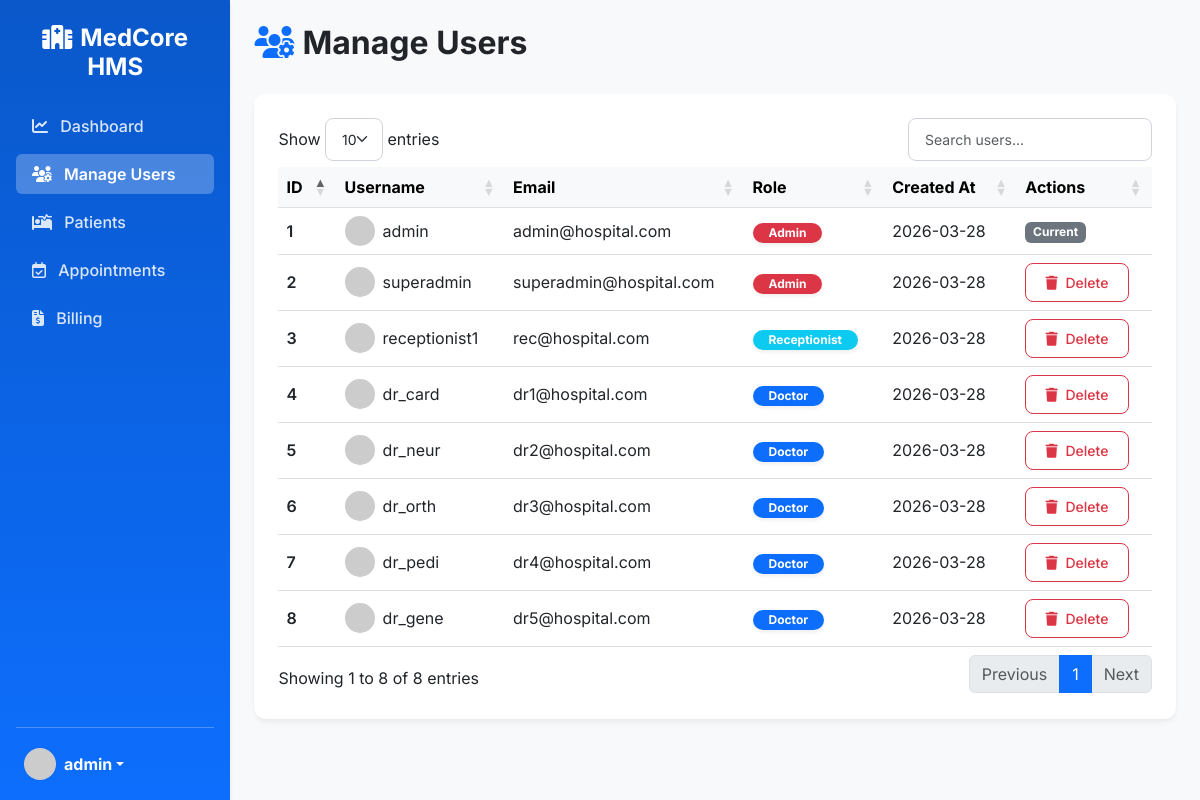
Page /admin/users (signed in) on the committed database.
### app/models.py (models this page shows, shortened)
class User(UserMixin, db.Model):
    __tablename__ = 'users'
    id = db.Column(db.Integer, primary_key=True)
    username = db.Column(db.String(64), unique=True, index=True)
    email = db.Column(db.String(120), unique=True, index=True)
    password_hash = db.Column(db.String(128))
    role = db.Column(db.String(20), nullable=False) # 'admin', 'doctor', 'receptionist'
    created_at = db.Column(db.DateTime, default=datetime.utcnow)
    last_login = db.Column(db.DateTime)
    doctor_profile = db.relationship('Doctor', backref='user', uselist=False, cascade="all, delete-orphan")
    patient_profile = db.relationship('Patient', backref='user', uselist=False, cascade="all, delete-orphan")

### app/blueprints/admin.py (the view)
@admin_bp.route('/users')
@login_required
@role_required(['admin'])
def manage_users():
    users = User.query.all()
    return render_template('admin/users.html', users=users)

### app/models.py (called while the page is built)
@login_manager.user_loader
def load_user(user_id):
    return User.query.get(int(user_id))

### app/templates/admin/users.html (shortened to what this page needs)
{% extends "base.html" %}
{% block content %}
<div class="d-flex justify-content-between align-items-center mb-4">
    <h2 class="fw-bold text-dark"><i class="fa-solid fa-users-gear text-primary me-2"></i>Manage Users</h2>
</div>
<div class="card p-4">
    <div class="table-responsive">
        <table class="table table-hover align-middle datatable">
            <thead class="table-light">
                <tr>
                    <th>ID</th>
                    <th>Username</th>
                    <th>Email</th>
                    <th>Role</th>
                    <th>Created At</th>
                    <th>Actions</th>
                </tr>
            </thead>
            <tbody>
                {% for user in users %}
                <tr>
                    <td class="fw-semibold">{{ user.id }}</td>
                    <td>
                        <div class="d-flex align-items-center">
                            <img src="https://ui-avatars.com/api/?name={{ user.username }}&background=random" class="rounded-circle me-2" width="30">
                            {{ user.username }}
                        </div>
                    </td>
                    <td>{{ user.email }}</td>
                    <td>
                        <span class="badge rounded-pill bg-{% if user.role == 'admin' %}danger{% elif user.role == 'doctor' %}primary{% else %}info{% endif %} px-3 py-1 text-white shadow-sm">
                            {{ user.role.capitalize() }}
                        </span>
                    </td>
                    <td>{{ user.created_at.strftime('%Y-%m-%d') }}</td>
                    <td>
                        {% if user.id != current_user.id %}
                        <form method="POST" action="{{ url_for('admin_bp.delete_user', id=user.id) }}" class="d-inline" onsubmit="return confirm('Are you sure you want to delete this user?');">
                            <button type="submit" class="btn btn-sm btn-outline-danger"><i class="fa-solid fa-trash me-1"></i> Delete</button>
                        </form>
                        {% else %}
                        <span class="badge bg-secondary">Current</span>
                        {% endif %}
                    </td>
                </tr>
                {% endfor %}
            </tbody>
        </table>
    </div>
</div>
{% endblock %}

### app/templates/base.html (shortened to what this page needs)
<!DOCTYPE html>
<html lang="en">
<head>
    <link href="https://cdn.jsdelivr.net/npm/bootstrap@5.3.0/dist/css/bootstrap.min.css" rel="stylesheet">
    <link rel="stylesheet" href="https://cdnjs.cloudflare.com/ajax/libs/font-awesome/6.4.0/css/all.min.css">
    <link rel="stylesheet" href="https://cdn.datatables.net/1.13.4/css/dataTables.bootstrap5.min.css">
    <link rel="stylesheet" href="{{ url_for('static', filename='css/style.css') }}">
</head>
<body class="bg-light">
    <div id="wrapper" class="d-flex">
        {% if current_user.is_authenticated %}
        <nav id="sidebar" class="bg-primary text-white p-3 vh-100 position-sticky top-0 shadow-sm d-flex flex-column">
            <h4 class="mb-4 text-center mt-2 fw-bold text-white"><i class="fa-solid fa-hospital me-2"></i>MedCore HMS</h4>
            <ul class="nav flex-column mb-auto">
                {% if current_user.role == 'admin' %}
                <li class="nav-item mb-2">
                    <a href="{{ url_for('admin_bp.dashboard') }}" class="nav-link text-white sidebar-link rounded {% if request.endpoint == 'admin_bp.dashboard' %}active{% endif %}">
                        <i class="fa-solid fa-chart-line me-2"></i> Dashboard
                    </a>
                </li>
                <li class="nav-item mb-2">
                    <a href="{{ url_for('admin_bp.manage_users') }}" class="nav-link text-white sidebar-link rounded {% if request.endpoint == 'admin_bp.manage_users' %}active{% endif %}">
                        <i class="fa-solid fa-users-gear me-2"></i> Manage Users
                    </a>
                </li>
                {% endif %}
                {% if current_user.role in ['admin', 'doctor', 'receptionist'] %}
                <li class="nav-item mb-2">
                    <a href="{{ url_for('patient_bp.list_patients') }}" class="nav-link text-white sidebar-link rounded {% if 'patient_bp' in request.endpoint %}active{% endif %}">
                        <i class="fa-solid fa-bed-pulse me-2"></i> Patients
                    </a>
                </li>
                <li class="nav-item mb-2">
                    <a href="{{ url_for('appointment_bp.list_appointments') }}" class="nav-link text-white sidebar-link rounded {% if 'appointment_bp' in request.endpoint %}active{% endif %}">
                        <i class="fa-regular fa-calendar-check me-2"></i> Appointments
                    </a>
                </li>
                {% endif %}
                {% if current_user.role in ['admin', 'receptionist'] %}
                <li class="nav-item mb-2">
                    <a href="{{ url_for('billing_bp.list_bills') }}" class="nav-link text-white sidebar-link rounded {% if 'billing_bp' in request.endpoint %}active{% endif %}">
                        <i class="fa-solid fa-file-invoice-dollar me-2"></i> Billing
                    </a>
                </li>
                {% endif %}
            </ul>
            <hr class="mt-auto">
            <div class="dropdown">
                <a href="#" class="d-flex align-items-center text-white text-decoration-none dropdown-toggle px-2 py-1" id="dropdownUser1" data-bs-toggle="dropdown" aria-expanded="false">
                    <img src="https://ui-avatars.com/api/?name={{ current_user.username }}&background=EBF4FF&color=1e40af" alt="" width="32" height="32" class="rounded-circle me-2">
                    <strong>{{ current_user.username }}</strong>
                </a>
            </div>
        </nav>
        {% endif %}
        <main class="w-100 flex-grow-1 p-4" style="min-height: 100vh;">
            <div class="toast-container position-fixed top-0 end-0 p-3" style="z-index: 1055;">
            </div>
            {% block content %}{% endblock %}
        </main>
    </div>
</body>
</html>

### app/static/css/style.css (style rules this page uses)
:root { --primary-color: #0d6efd; --primary-dark: #0a58ca; --bg-light: #f8f9fa; --text-dark: #212529; }
body { font-family: 'Inter', sans-serif; background-color: #f4f7f6 !important; }
#sidebar { width: 280px; background: linear-gradient(180deg, var(--primary-dark) 0%, var(--primary-color) 100%) !important; transition: all 0.3s; }
.sidebar-link { transition: background-color 0.2s, color 0.2s; font-weight: 500; opacity: 0.85; }
.sidebar-link.active { background-color: rgba(255, 255, 255, 0.25); font-weight: 600; opacity: 1; }
.card { border: none; border-radius: 12px; box-shadow: 0 4px 6px -1px rgba(0, 0, 0, 0.05), 0 2px 4px -1px rgba(0, 0, 0, 0.03); transition: transform 0.2s; }
.btn { border-radius: 8px; padding: 0.5rem 1.2rem; font-weight: 500; }

### rows in the picture
User: username "admin", id "1", email "admin@hospital.com", role "Admin", created_at "2026-03-28", shows "Current"
User: id "2", username "superadmin", email "superadmin@hospital.com", role "Admin", created_at "2026-03-28"
User: id "3", username "receptionist1", email "rec@hospital.com", role "Receptionist", created_at "2026-03-28"
User: id "4", username "dr_card", email "dr1@hospital.com", role "Doctor", created_at "2026-03-28"
User: id "5", username "dr_neur", email "dr2@hospital.com", role "Doctor", created_at "2026-03-28"
User: id "6", username "dr_orth", email "dr3@hospital.com", role "Doctor", created_at "2026-03-28"
User: id "7", username "dr_pedi", email "dr4@hospital.com", role "Doctor", created_at "2026-03-28"
User: id "8", username "dr_gene", email "dr5@hospital.com", role "Doctor", created_at "2026-03-28"
